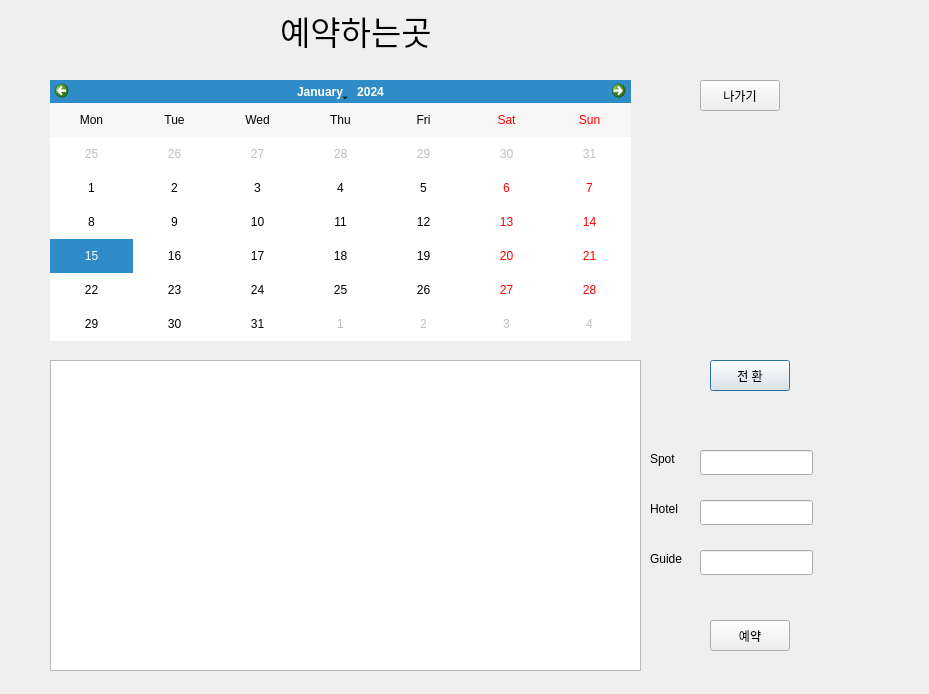
<?xml version="1.0" encoding="UTF-8"?>
<ui version="4.0">
 <class>attraction</class>
 <widget class="QDialog" name="attraction">
  <property name="geometry">
   <rect>
    <x>0</x>
    <y>0</y>
    <width>929</width>
    <height>694</height>
   </rect>
  </property>
  <property name="windowTitle">
   <string>Dialog</string>
  </property>
  <widget class="QLabel" name="label_at">
   <property name="geometry">
    <rect>
     <x>280</x>
     <y>10</y>
     <width>421</width>
     <height>41</height>
    </rect>
   </property>
   <property name="font">
    <font>
     <pointsize>25</pointsize>
    </font>
   </property>
   <property name="text">
    <string>예약하는곳</string>
   </property>
  </widget>
  <widget class="QPushButton" name="slt_btn">
   <property name="geometry">
    <rect>
     <x>710</x>
     <y>360</y>
     <width>80</width>
     <height>31</height>
    </rect>
   </property>
   <property name="text">
    <string>전 환</string>
   </property>
  </widget>
  <widget class="QPushButton" name="out_btn">
   <property name="geometry">
    <rect>
     <x>700</x>
     <y>80</y>
     <width>80</width>
     <height>31</height>
    </rect>
   </property>
   <property name="text">
    <string>나가기</string>
   </property>
  </widget>
  <widget class="QTableWidget" name="tableWidget">
   <property name="geometry">
    <rect>
     <x>50</x>
     <y>360</y>
     <width>591</width>
     <height>311</height>
    </rect>
   </property>
   <attribute name="horizontalHeaderStretchLastSection">
    <bool>true</bool>
   </attribute>
  </widget>
  <widget class="QCalendarWidget" name="calendarWidget">
   <property name="geometry">
    <rect>
     <x>50</x>
     <y>80</y>
     <width>581</width>
     <height>261</height>
    </rect>
   </property>
   <property name="verticalHeaderFormat">
    <enum>QCalendarWidget::NoVerticalHeader</enum>
   </property>
  </widget>
  <widget class="QLineEdit" name="input_attraction">
   <property name="geometry">
    <rect>
     <x>700</x>
     <y>450</y>
     <width>113</width>
     <height>25</height>
    </rect>
   </property>
  </widget>
  <widget class="QLabel" name="Spot">
   <property name="geometry">
    <rect>
     <x>650</x>
     <y>450</y>
     <width>41</width>
     <height>17</height>
    </rect>
   </property>
   <property name="text">
    <string>Spot</string>
   </property>
  </widget>
  <widget class="QLineEdit" name="input_hotel">
   <property name="geometry">
    <rect>
     <x>700</x>
     <y>500</y>
     <width>113</width>
     <height>25</height>
    </rect>
   </property>
   <property name="text">
    <string/>
   </property>
  </widget>
  <widget class="QLabel" name="hotel">
   <property name="geometry">
    <rect>
     <x>650</x>
     <y>500</y>
     <width>41</width>
     <height>17</height>
    </rect>
   </property>
   <property name="text">
    <string>Hotel</string>
   </property>
  </widget>
  <widget class="QPushButton" name="take_btn">
   <property name="geometry">
    <rect>
     <x>710</x>
     <y>620</y>
     <width>80</width>
     <height>31</height>
    </rect>
   </property>
   <property name="text">
    <string>예약</string>
   </property>
  </widget>
  <widget class="QLabel" name="hotel_2">
   <property name="geometry">
    <rect>
     <x>650</x>
     <y>550</y>
     <width>41</width>
     <height>17</height>
    </rect>
   </property>
   <property name="text">
    <string>Guide</string>
   </property>
  </widget>
  <widget class="QLineEdit" name="input_guide">
   <property name="geometry">
    <rect>
     <x>700</x>
     <y>550</y>
     <width>113</width>
     <height>25</height>
    </rect>
   </property>
   <property name="text">
    <string/>
   </property>
  </widget>
 </widget>
 <resources/>
 <connections/>
</ui>
